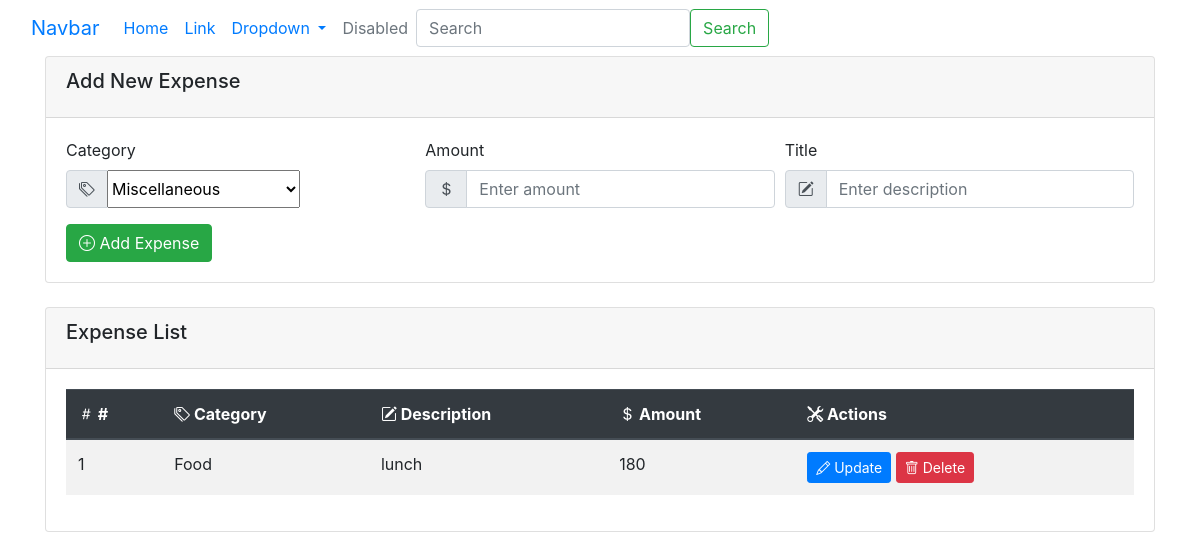
Before: /expense/add (signed in) with the older database file.
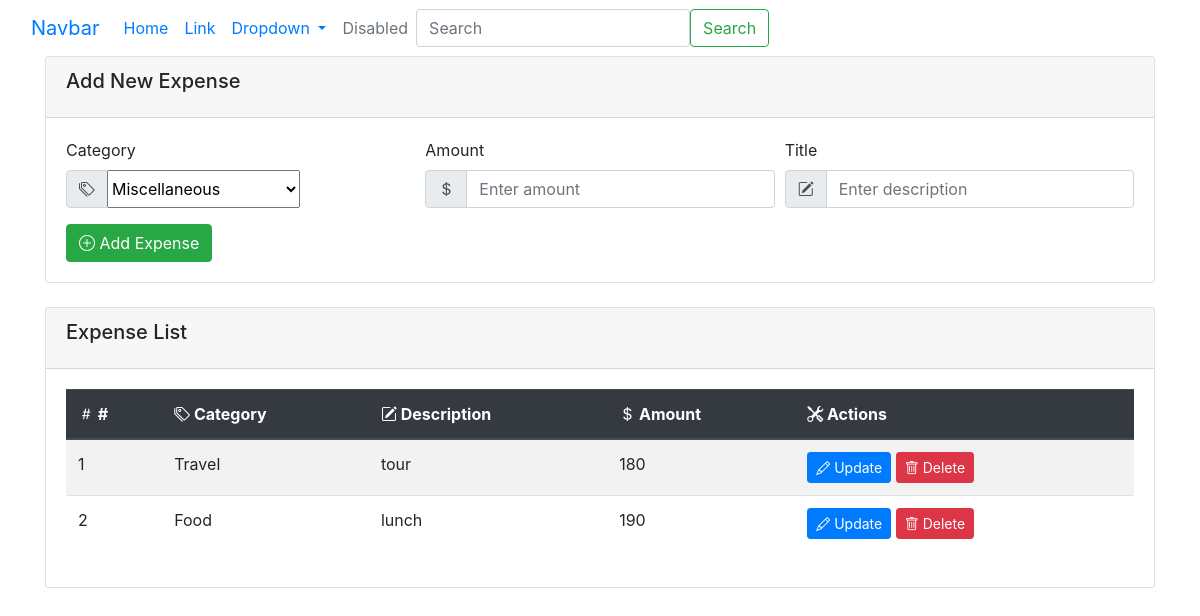
After: the same page with the newer database file.
### myapp/models.py (models this page shows, shortened)
class Expense(models.Model):
    title = models.CharField(max_length=200)
    amount = models.PositiveIntegerField()
    EXPENSE_CATEGORIES = (
            ('Housing', 'Housing'),
            ('Transportation', 'Transportation'),
            ('Food', 'Food'),
            ('Healthcare', 'Healthcare'),
            ('Education', 'Education'),
            ('Entertainment', 'Entertainment'),
            ('Personal Care', 'Personal Care'),
            ('Debt Payments', 'Debt Payments'),
            ('Savings & Investments', 'Savings & Investments'),
            ('Gifts & Donations', 'Gifts & Donations'),
            ('Insurance', 'Insurance'),
            ('Travel', 'Travel'),
            ('Miscellaneous', 'Miscellaneous'),
        )
    category = models.CharField(max_length=100,choices=EXPENSE_CATEGORIES,default="Miscellaneous")
    created_at = models.DateTimeField(auto_now_add=True)
    owner = models.ForeignKey(User,on_delete=models.CASCADE)

### myapp/views.py (the view, shortened to what this page needs)
# urls.py: path('expense/add',views.ExpenseView.as_view(),name="expense-add"),
@method_decorator(signin_required,name="dispatch")
class ExpenseView(View):
     def get(self,request,*args,**kwargs):
        form_instance = ExpenseForm()
        qs=Expense.objects.filter(owner=request.user).order_by("-created_at")
        return render(request,"expense_add.html",{"form":form_instance,"data":qs})

### myapp/forms.py
class ExpenseForm(forms.ModelForm):
    class Meta:
        model= Expense
        exclude = ('created_at','owner')

### myapp/templates/expense_add.html (shortened to what this page needs)
{%extends 'base.html'%} {%block main_block%}
<div class="container">
  <div class="card mb-4">
    <div class="card-header">
      <h5 class="card-title">Add New Expense</h5>
    </div>
    <div class="card-body">
      <form method="post">
        <div class="form-row">
          <div class="form-group col-md-4">
            <label for="expenseCategory">Category</label>
            <div class="input-group">
              <div class="input-group-prepend">
                <span class="input-group-text"><i class="bi bi-tags"></i></span>
              </div>
              {{form.category}}
            </div>
          </div>
          <div class="form-group col-md-4">
            <label for="expenseAmount">Amount</label>
            <div class="input-group">
              <div class="input-group-prepend">
                <span class="input-group-text"
                  ><i class="bi bi-currency-dollar"></i
                ></span>
              </div>
              <input
                name="amount"
                type="number"
                class="form-control"
                id="expenseAmount"
                placeholder="Enter amount"
                required
              />
            </div>
          </div>
          <div class="form-group col-md-4">
            <label for="expenseDescription">Title</label>
            <div class="input-group">
              <div class="input-group-prepend">
                <span class="input-group-text"
                  ><i class="bi bi-pencil-square"></i
                ></span>
              </div>
              <input
                name="title"
                type="text"
                class="form-control"
                id="expenseDescription"
                placeholder="Enter description"
                required
              />
            </div>
          </div>
        </div>
        <button type="submit" class="btn btn-success">
          <i class="bi bi-plus-circle"></i> Add Expense
        </button>
      </form>
    </div>
  </div>
</div>
<div class="container">
  <div class="card">
    <div class="card-header">
      <h5 class="card-title">Expense List</h5>
    </div>
    <div class="card-body">
      <table class="table table-striped table-hover">
        <thead class="thead-dark">
          <tr>
            <th><i class="bi bi-hash"></i> #</th>
            <th><i class="bi bi-tags"></i> Category</th>
            <th><i class="bi bi-pencil-square"></i> Description</th>
            <th><i class="bi bi-currency-dollar"></i> Amount</th>
            <th><i class="bi bi-tools"></i> Actions</th>
          </tr>
        </thead>
        <tbody>
          {%for e in data%}
          <tr>
            <td>{{forloop.counter}}</td>
            <td>{{e.category}}</td>
            <td>{{e.title}}</td>
            <td>{{e.amount}}</td>
            <td>
              <a
                href="{%url 'expense-update' e.id%}"
                class="btn btn-primary btn-sm"
              >
                <i class="bi bi-pencil"></i> Update
              </a>
              <a
                href="{%url 'expense-delete' e.id%}"
                class="btn btn-danger btn-sm"
              >
                <i class="bi bi-trash"></i> Delete
              </a>
            </td>
          </tr>
          {%endfor%}
        </tbody>
      </table>
    </div>
  </div>
</div>
{%endblock%}

Changed rows visible on the page:
added Expense: category "Travel", title "tour", amount "180"
changed Expense "Food": amount "180" → "190"
